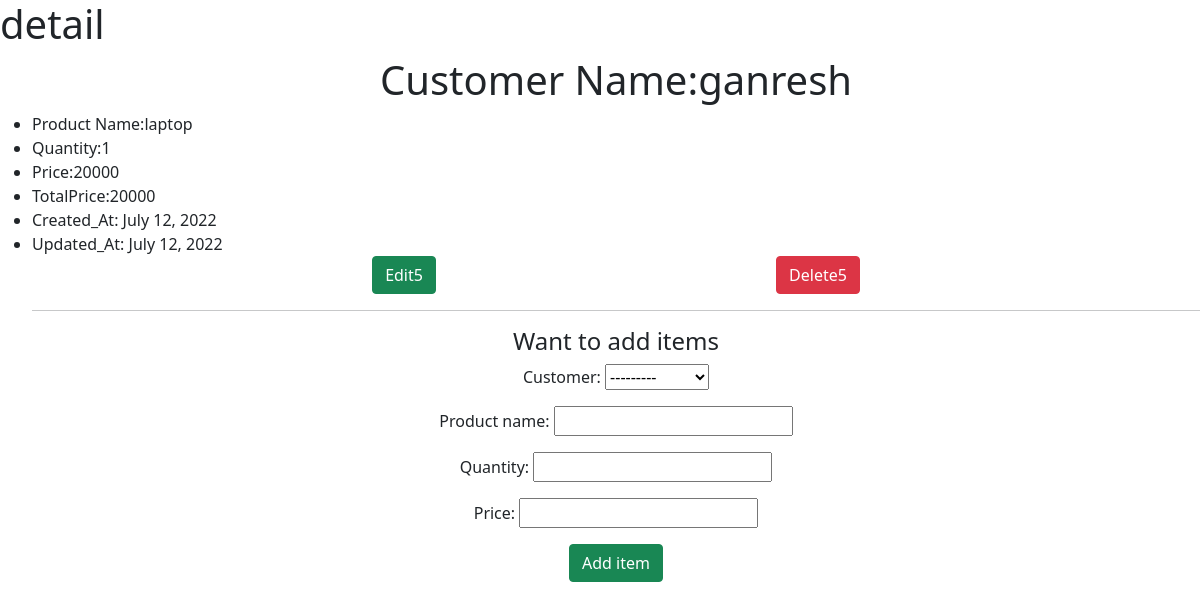
Page /udharo/detail/5/ on the committed database.
### udharo/models.py (models this page shows, shortened)
class Customer(models.Model):
    customer_name = models.CharField(max_length=100, blank=False)
    def __str__(self) -> str:
        return self.customer_name

class  Product(models.Model):
    customer = models.ForeignKey(Customer , on_delete=models.CASCADE, related_name="customerP")
    product_name = models.CharField(max_length=50)
    quantity = models.PositiveIntegerField()
    price = models.PositiveIntegerField()
    created_at = models.DateField(auto_now=True)
    updated_at = models.DateField(auto_now_add=True)
    @property
    def total_price(self):
        return self.quantity* self.price

### udharo/views.py (the view, shortened to what this page needs)
# urls.py: path('detail/<int:id>/',views.Detail.as_view(), name='detail'),
class Detail(views.View):
  def get(self, request, *args, **kwargs):
    id = kwargs['id']
    customer = Customer.objects.get(id = id)
    product  = customer.customerP.all().order_by("-updated_at")
    product_form = ProductsForm()
    context = {}
    context['products'] = product
    context['customer'] = customer
    context['product_form'] = product_form
    return render(request, "detail.html",context)

### udharo/forms.py
class ProductsForm(forms.ModelForm):
    class Meta:
        model = Product
        fields = ["customer","product_name","quantity","price"]

### udharo/templates/detail.html (shortened to what this page needs)
<!doctype html>
<html lang="en">
<head>
    <link href="https://cdn.jsdelivr.net/npm/bootstrap@5.0.2/dist/css/bootstrap.min.css" rel="stylesheet"
>
</head>
<body>
    <h1>detail</h1>
    <ul>
        {%if not products%}
        <p> not purchase yet</p>
        {%else%}
        <h1 class="text-center">Customer Name:{{customer.customer_name}}</h1>
        {% for product in products%}
        <li>Product Name:{{product.product_name}}</li>
        <li>Quantity:{{product.quantity}}</li>
        <li>Price:{{product.price}}</li>
        <li>TotalPrice:{{product.total_price}}</li>
        <li>Created_At: {{product.created_at}}</li>
        <li>Updated_At: {{product.updated_at}}</li>
        <div class="d-flex justify-content-evenly">
            <div>
                <a href="{% url 'edit' product.id %}"><button type="button" class="btn btn-success">Edit{{product.id}}</button></a>
            </div>
            <div>
                <a href="{% url 'delete' product.id %}"><button type="button" class="btn btn-danger">Delete{{product.id}}</button></a>
            </div>
        </div>
        <hr>
        {%endfor%}
        {%endif%}
        <div class="text-center">
            <form action="{% url 'detail' customer.id %}" method="post">
                <h4>Want to add items</h4>
                {{product_form.as_p}}
                <button class="btn btn-success">Add item</button>
            </form>
        </div>
    </ul>
</body>
</html>

### rows in the picture
Customer: customer_name "ganresh"
Product: product_name "laptop", quantity "1", price "20000", total_price "20000", created_at "July 12, 2022", updated_at "July 12, 2022", id "5"
